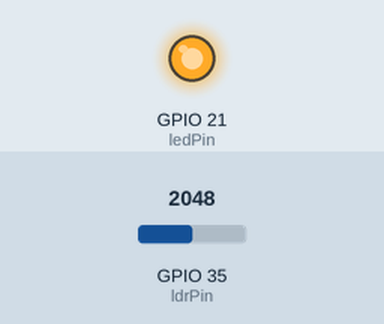
A sketch run on a simulated ESP32. Parts: output pins drawn as LEDs (lit = HIGH). The inputs (shaded band) are chosen by the test bench; at power-on: GPIO 35 (ldrPin) = 2048.

Above: at 1.2 s.
1.3 s: GPIO 35 (ldrPin) set to 937
2.8 s: GPIO 35 (ldrPin) set to 863
At 3.1 s:
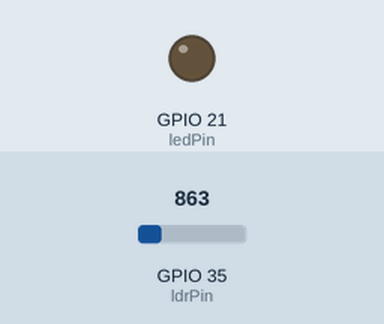
4.3 s: GPIO 35 (ldrPin) set to 940
At 5.5 s:
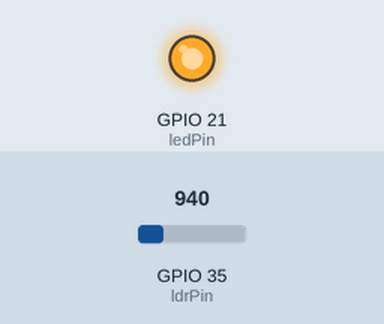
5.8 s: GPIO 35 (ldrPin) set to 860
At 6.7 s:
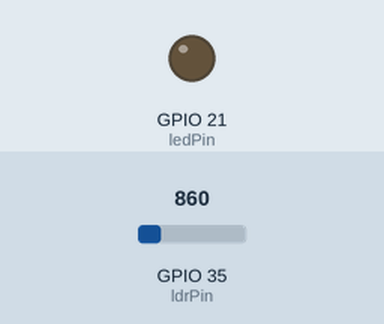
Timing chart, 0 to 8.3 s (numbered marks = the images above; inputs shaded):
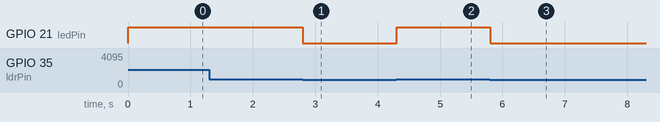

Measured:
- the behaviour switches between 900 and 899 on GPIO 35 (ldrPin) (found by bisection; images 0 and 1)
- after the input at 1.3 s, every drawn part: stays the same
- after the input at 2.8 s, GPIO 21 (ledPin): HIGH → LOW at once
- after the input at 4.3 s, GPIO 21 (ledPin): LOW → HIGH at once
- after the input at 5.8 s, GPIO 21 (ledPin): HIGH → LOW at once

The sketch:

sensorLDR.ino
```cpp
/*
* Lampada Inteligente
* Derick Abreu Montagna e Edmiel Loiola de Oliveira
*
* É um projeto proposto pela disciplina de sistemas embarcados para obter a nota da M2, de maneira, que é proposto a realização de uma lampada inteligente com sensor de presença
* e sensor de luminosidade.
* 21/10/2020
*/

//Sensor de luz com LDR

const int ledPin = 21; //Led no pino 7
const int ldrPin = 35; //LDR no pino analígico 8
int ldrValor = 0; //Valor lido do LDR

void setup() {
 pinMode(ledPin,OUTPUT); //define a ledPin como saída
 pinMode(ldrPin,INPUT); //define a ldrPin como saída
 Serial.begin(115200); //Inicia a comunicação serial
}

void loop() {
 ///ler o valor do LDR
 ldrValor = analogRead(ldrPin); //O valor lido será entre 0 e 1023
 //se o valor lido for maior ou igual que 1500, liga o led
 if (ldrValor >= 900) digitalWrite(ledPin,HIGH);
 // senão, apaga o led
 else digitalWrite(ledPin,LOW);
 delay(100);
}
```
